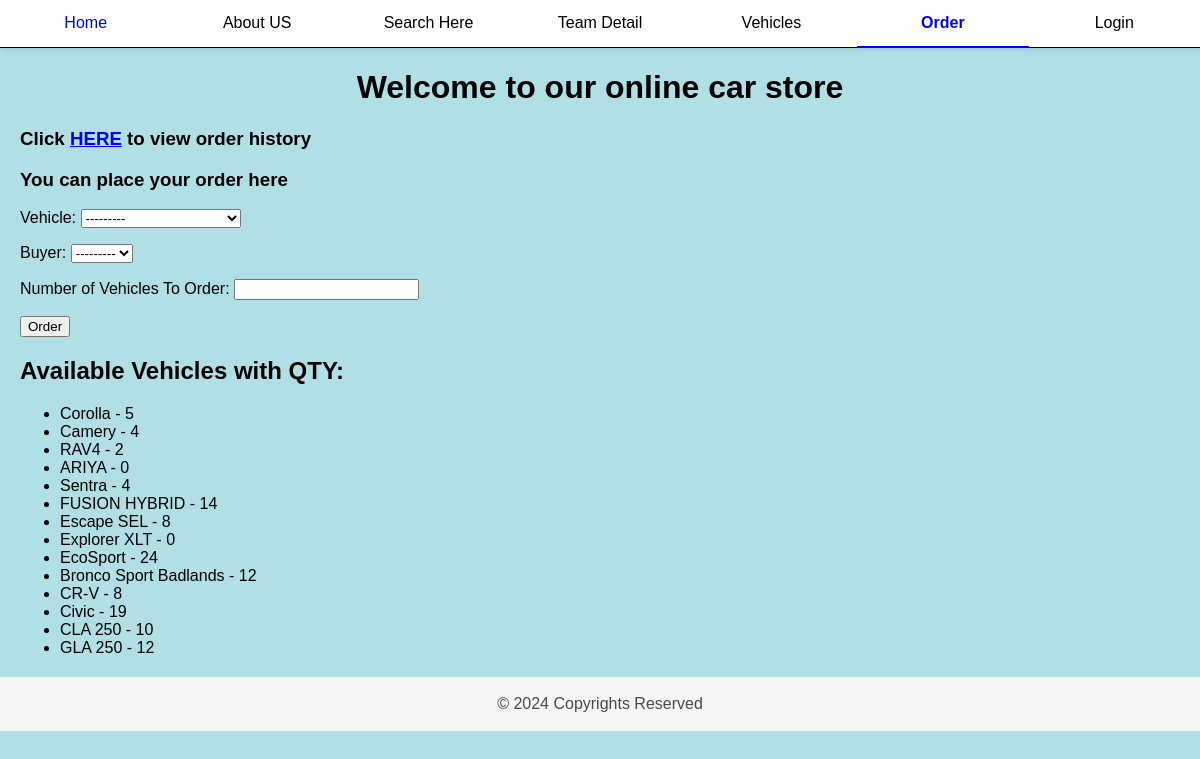
Page /orderhere/ on the earlier database version.
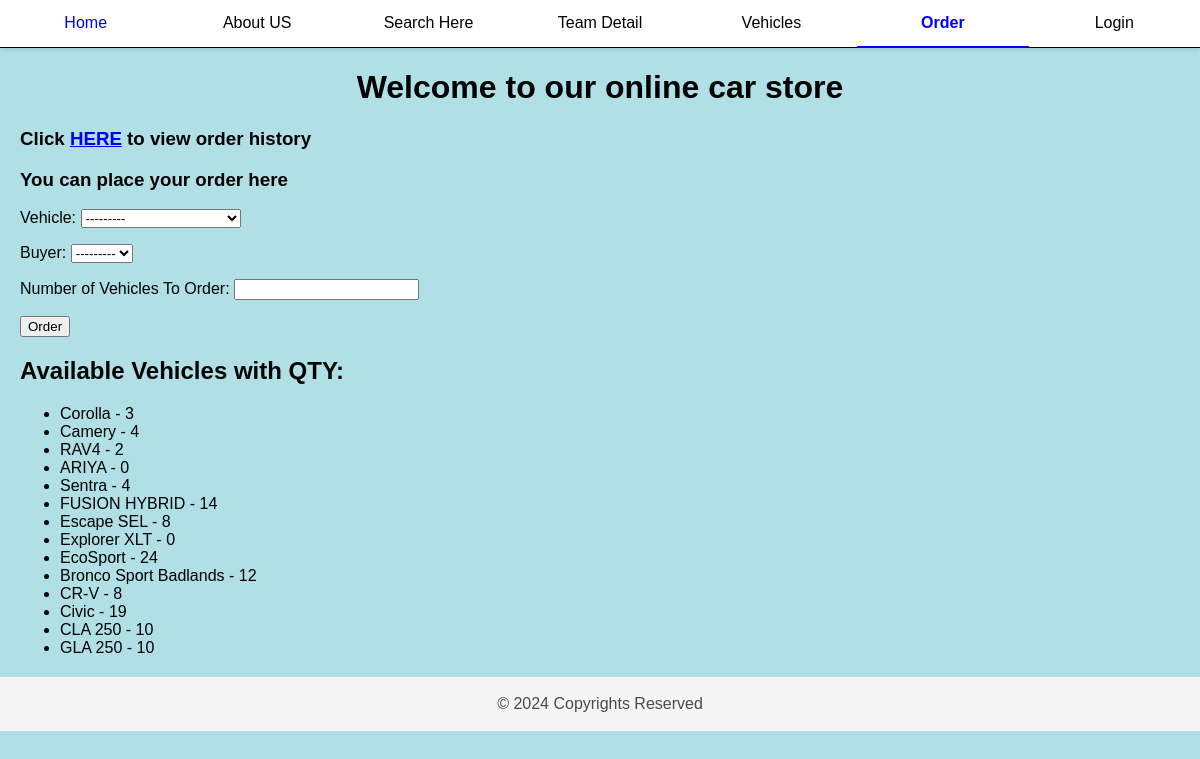
Same page on the later database version.
### carapp/models.py (models this page shows)
class Vehicle(models.Model):
    FEATURES = [
        ('CC', 'Cruise Control'),
        ('AI', 'Audio Interface'),
        ('A', 'Airbags'),
        ('AC', 'Air Conditioning'),
        ('SH', 'Seat Heating'),
        ('PA', 'ParkAssist'),
        ('PS', 'Power Steering'),
        ('RC', 'Reversing Camera'),
        ('AS', 'Auto Start/Stop')
    ]
    car_type = models.ForeignKey(CarType, related_name='vehicles', on_delete=models.CASCADE)
    car_name = models.CharField(max_length=200)
    car_price = models.DecimalField(max_digits=12, decimal_places=6)
    inventory = models.PositiveIntegerField(default=10)
    instock = models.BooleanField(default=True)
    product_desc = models.TextField(max_length=255, blank=True, default='')
    car_features = models.CharField(max_length=2, choices=FEATURES, default='A')
    def __str__(self):
        return self.car_name

### carapp/views.py (the view)
# urls.py: path('orderhere/', views.orderhere, name='orderhere'),
def orderhere(request):
    msg = ''
    vehiclelist = Vehicle.objects.all()
    if request.method == 'POST':
        form = OrderVehicleForm(request.POST)
        if form.is_valid():
            order = form.save(commit=False)
            if order.num_ordered <= order.vehicle.inventory:
                order.vehicle.inventory -= order.num_ordered
                order.vehicle.save()
                order.save()
                msg = 'Your vehicle has been ordered'
            else:
                msg = 'We do not have sufficient stock to fill your order.'
                response = render(request, 'carapp/nosuccess_order.html', {'msg': msg})
                response.set_cookie('OrderPage', 'Could Not Order', max_age=60)
                return response
    else:
        form = OrderVehicleForm()
    response = render(request, 'carapp/orderhere.html', {'form': form, 'msg': msg, 'vehiclelist': vehiclelist})
    response.set_cookie('OrderPage', 'ordering', max_age=60)
    return response

### carapp/forms.py
class OrderVehicleForm(forms.ModelForm):
    class Meta:
        model = OrderVehicle
        fields = ['vehicle', 'buyer', 'num_ordered']
        widgets = {'buyer': forms.Select(attrs={'size': 1})}
        labels = {'num_ordered': 'Number of Vehicles To Order'}

### carapp/models.py (called while the page is built)
    def __str__(self):
        return self.username

### carapp/templates/carapp/orderhere.html (shortened to what this page needs)
{% extends 'carapp/base.html' %}
{% block body_block %}
    <h3> Click <a href="{% url 'carapp:orders'%}">HERE</a> to view order history </h3>
    <h3> You can place your order here </h3>
    <form method="POST">
        {{ form.as_p }}
        <button type="submit">Order</button>
    </form>
    <h2>Available Vehicles with QTY:</h2>
    <ul>
        {% for vehicle in vehiclelist %}
            <li>{{ vehicle.car_name }} - {{ vehicle.inventory }}</li>
        {% endfor %}
    </ul>
{% endblock %}

Differences in the rows shown:
changed Vehicle "Corolla": inventory "5" → "3"
changed Vehicle "GLA 250": inventory "12" → "10"
